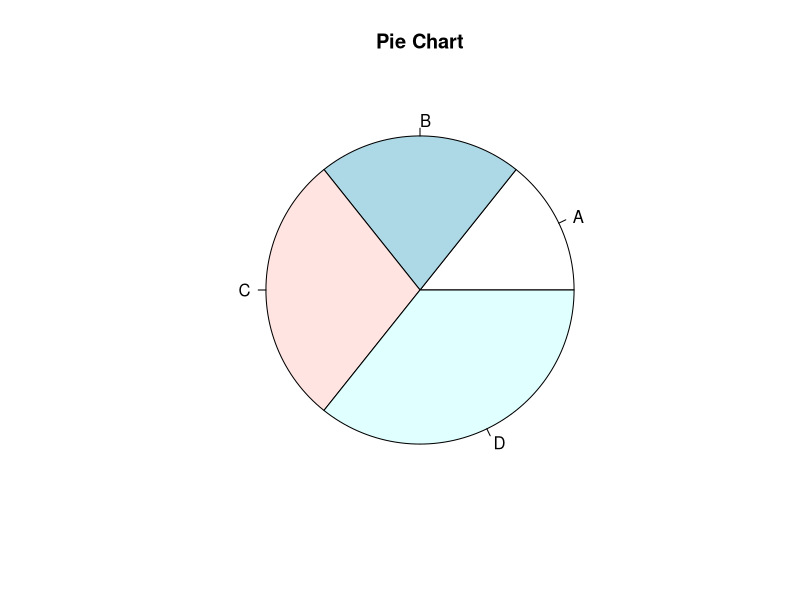
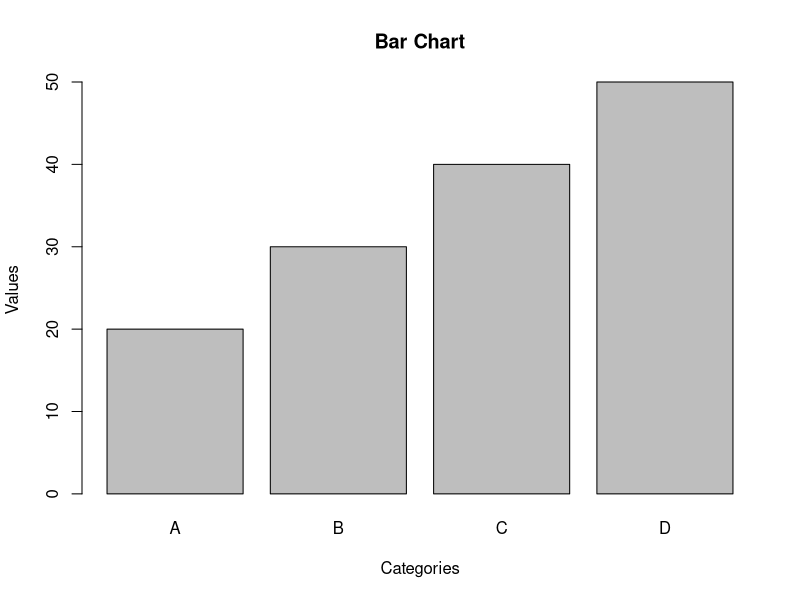

Source code (R) for these figures, in order:
# Define vectors
vector1 <- c(1, 2, 3, 4, 5)
vector2 <- c(6, 7, 8, 9, 10)

# Addition of vectors
addition <- vector1 + vector2
cat("Addition of vectors:", addition, "\n")

# Subtraction of vectors
subtraction <- vector1 - vector2
cat("Subtraction of vectors:", subtraction, "\n")

# Element-wise multiplication of vectors
multiplication <- vector1 * vector2
cat("Multiplication of vectors:", multiplication, "\n")

# Element-wise division of vectors
division <- vector1 / vector2
cat("Division of vectors:", division, "\n")




# Define a list
my_list <- list("apple", "banana", "cherry", "date", "elderberry")

# Access elements in the list using indexing
cat("Accessing elements in the list:\n")
cat("First element:", my_list[[1]], "\n")
cat("Third element:", my_list[[3]], "\n")
cat("Last element:", my_list[[length(my_list)]], "\n")



# Create data for the charts
categories <- c("A", "B", "C", "D")
values <- c(20, 30, 40, 50)

# Pie chart
pie(values, labels = categories, main = "Pie Chart")

# Bar chart
barplot(values, names.arg = categories, main = "Bar Chart", xlab = "Categories", ylab = "Values")


